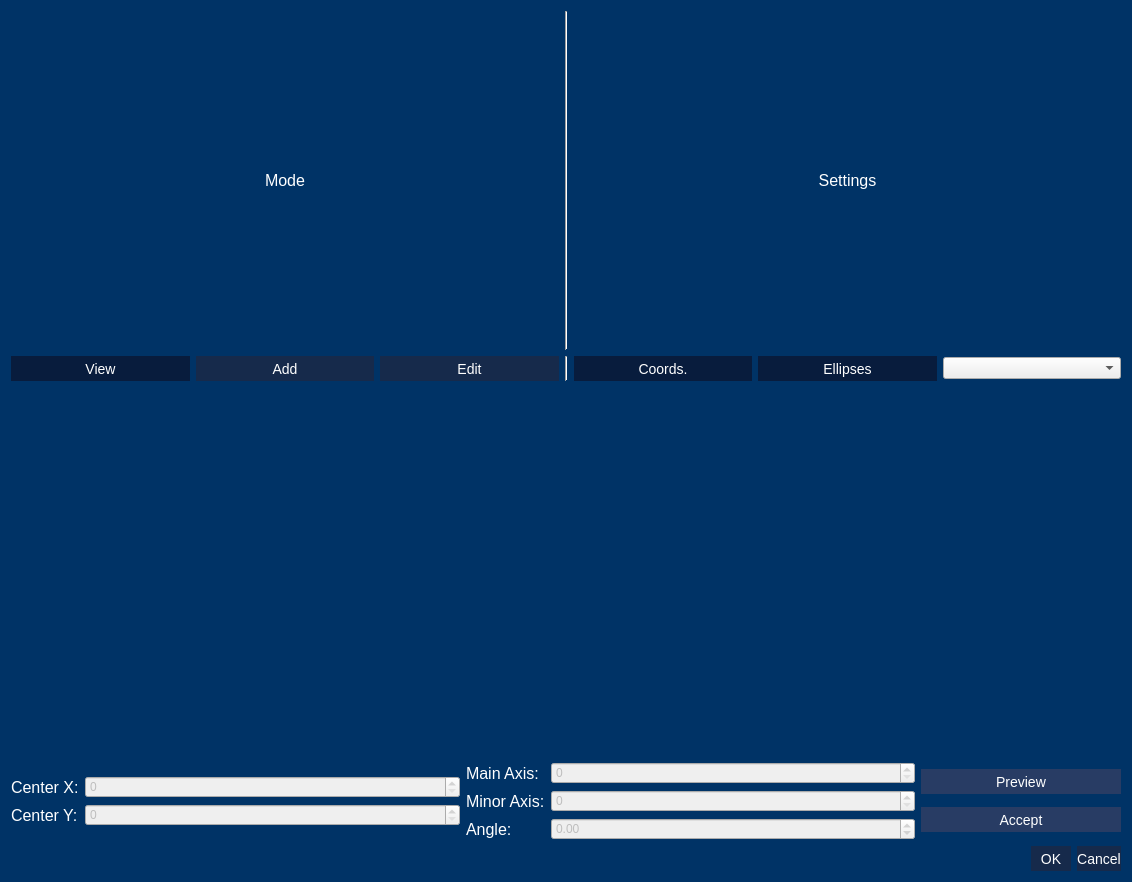
<?xml version="1.0" encoding="UTF-8"?>
<ui version="4.0">
 <class>Dialog</class>
 <widget class="QDialog" name="Dialog">
  <property name="geometry">
   <rect>
    <x>0</x>
    <y>0</y>
    <width>1132</width>
    <height>882</height>
   </rect>
  </property>
  <property name="windowTitle">
   <string>Dialog</string>
  </property>
  <property name="styleSheet">
   <string notr="true">QPushButton[objectName=&quot;btn_red&quot;]{
	color: red;
}

QPushButton[objectName=&quot;btn_green&quot;]{
	color: green;
}

QPushButton[objectName=&quot;btn_blue&quot;]{
	color: blue;
}

QPushButton{
	color: White;
	background-color: rgba(22, 42, 75 , 255);
	border: none;
	font-size: 14px;
 	text-align: center;
     display: inline-block;
	min-height: 25;
	min-width: 40;
}

QPushButton:hover{
	background-color:  rgba(15, 35, 68 , 255);
}

QPushButton:pressed{
	background-color:  rgba(8, 28, 61 , 255);
}

QPushButton:disabled{
	background-color:  rgba(40, 60, 100 , 255);
}

QPushButton:checked{
	background-color:  rgba(8, 28, 61 , 255);
}

QTableView, QListView{
	color: White;
	background-color: rgba(77, 77, 77, 128)
}

QLabel{
	color:White;
	font-size:16px;
}

QProgressBar {
	color: White;
    border: 1px solid grey;
    background-color: rgb(10, 60, 110);
 }

 QProgressBar::chunk {
     background-color: rgba(77, 77, 77, 128);
 }

QMainWindow{
	background-color: rgb(0, 51, 102);
}

QDialog{
	background-color: rgb(0, 51, 102);
}

QGraphicsView{
	background-color: black;
}</string>
  </property>
  <layout class="QVBoxLayout" name="verticalLayout">
   <item>
    <layout class="QVBoxLayout" name="view">
     <item>
      <layout class="QHBoxLayout" name="horizontalLayout_2">
       <item>
        <widget class="QLabel" name="label">
         <property name="text">
          <string>Mode</string>
         </property>
         <property name="alignment">
          <set>Qt::AlignCenter</set>
         </property>
        </widget>
       </item>
       <item>
        <widget class="Line" name="line_4">
         <property name="orientation">
          <enum>Qt::Vertical</enum>
         </property>
        </widget>
       </item>
       <item>
        <widget class="QLabel" name="label_3">
         <property name="text">
          <string>Settings</string>
         </property>
         <property name="alignment">
          <set>Qt::AlignCenter</set>
         </property>
        </widget>
       </item>
      </layout>
     </item>
     <item>
      <layout class="QHBoxLayout" name="bar">
       <item>
        <widget class="QPushButton" name="btn_view">
         <property name="maximumSize">
          <size>
           <width>16777215</width>
           <height>16777215</height>
          </size>
         </property>
         <property name="toolTip">
          <string>Activates View Mode. No Changes possible. Hotkey: 1</string>
         </property>
         <property name="text">
          <string>View</string>
         </property>
         <property name="checkable">
          <bool>true</bool>
         </property>
         <property name="checked">
          <bool>true</bool>
         </property>
         <attribute name="buttonGroup">
          <string notr="true">btng_mode</string>
         </attribute>
        </widget>
       </item>
       <item>
        <widget class="QPushButton" name="btn_add">
         <property name="maximumSize">
          <size>
           <width>16777215</width>
           <height>16777215</height>
          </size>
         </property>
         <property name="toolTip">
          <string>Activates Add mode. Enables Addition of new Foci/Nuclei. Hotkey: 2</string>
         </property>
         <property name="text">
          <string>Add</string>
         </property>
         <property name="checkable">
          <bool>true</bool>
         </property>
         <property name="checked">
          <bool>false</bool>
         </property>
         <attribute name="buttonGroup">
          <string notr="true">btng_mode</string>
         </attribute>
        </widget>
       </item>
       <item>
        <widget class="QPushButton" name="btn_edit">
         <property name="maximumSize">
          <size>
           <width>16777215</width>
           <height>16777215</height>
          </size>
         </property>
         <property name="toolTip">
          <string>Acitvates Edit Mode. Allow Editing of existing Nuclei/Foci. Hotkey: 3</string>
         </property>
         <property name="text">
          <string>Edit</string>
         </property>
         <property name="checkable">
          <bool>true</bool>
         </property>
         <attribute name="buttonGroup">
          <string notr="true">btng_mode</string>
         </attribute>
        </widget>
       </item>
       <item>
        <widget class="Line" name="line_2">
         <property name="orientation">
          <enum>Qt::Vertical</enum>
         </property>
        </widget>
       </item>
       <item>
        <widget class="QPushButton" name="btn_coords">
         <property name="maximumSize">
          <size>
           <width>16777215</width>
           <height>16777215</height>
          </size>
         </property>
         <property name="toolTip">
          <string>Should the currently hovered Coordinates be tracked? Hotkey: 6</string>
         </property>
         <property name="text">
          <string>Coords.</string>
         </property>
         <property name="checkable">
          <bool>true</bool>
         </property>
         <property name="checked">
          <bool>true</bool>
         </property>
        </widget>
       </item>
       <item>
        <widget class="QPushButton" name="btn_show">
         <property name="maximumSize">
          <size>
           <width>16777215</width>
           <height>16777215</height>
          </size>
         </property>
         <property name="toolTip">
          <string>Always draw estimated ellipses. Hotkey: 7</string>
         </property>
         <property name="text">
          <string>Ellipses</string>
         </property>
         <property name="checkable">
          <bool>true</bool>
         </property>
         <property name="checked">
          <bool>true</bool>
         </property>
        </widget>
       </item>
       <item>
        <widget class="QComboBox" name="cbx_channel">
         <property name="maximumSize">
          <size>
           <width>16777215</width>
           <height>16777215</height>
          </size>
         </property>
         <property name="toolTip">
          <string>Select channel to show</string>
         </property>
         <property name="currentText">
          <string/>
         </property>
        </widget>
       </item>
      </layout>
     </item>
    </layout>
   </item>
   <item>
    <widget class="QLabel" name="lbl_status">
     <property name="font">
      <font>
       <pointsize>-1</pointsize>
      </font>
     </property>
     <property name="styleSheet">
      <string notr="true"/>
     </property>
     <property name="text">
      <string/>
     </property>
     <property name="alignment">
      <set>Qt::AlignRight|Qt::AlignTrailing|Qt::AlignVCenter</set>
     </property>
    </widget>
   </item>
   <item>
    <layout class="QHBoxLayout" name="hbox_edit">
     <item>
      <layout class="QFormLayout" name="formLayout">
       <property name="formAlignment">
        <set>Qt::AlignLeading|Qt::AlignLeft|Qt::AlignVCenter</set>
       </property>
       <item row="0" column="0">
        <widget class="QLabel" name="label_4">
         <property name="text">
          <string>Center X:</string>
         </property>
        </widget>
       </item>
       <item row="1" column="0">
        <widget class="QLabel" name="label_5">
         <property name="text">
          <string>Center Y:</string>
         </property>
        </widget>
       </item>
       <item row="0" column="1">
        <widget class="QSpinBox" name="spb_x">
         <property name="enabled">
          <bool>false</bool>
         </property>
         <property name="toolTip">
          <string>X coordinate of the ellipse center</string>
         </property>
        </widget>
       </item>
       <item row="1" column="1">
        <widget class="QSpinBox" name="spb_y">
         <property name="enabled">
          <bool>false</bool>
         </property>
         <property name="toolTip">
          <string>Y coordinate of the ellipse center</string>
         </property>
        </widget>
       </item>
      </layout>
     </item>
     <item>
      <layout class="QFormLayout" name="formLayout_2">
       <property name="formAlignment">
        <set>Qt::AlignLeading|Qt::AlignLeft|Qt::AlignVCenter</set>
       </property>
       <item row="0" column="0">
        <widget class="QLabel" name="label_6">
         <property name="enabled">
          <bool>true</bool>
         </property>
         <property name="text">
          <string>Main Axis:</string>
         </property>
        </widget>
       </item>
       <item row="1" column="0">
        <widget class="QLabel" name="label_7">
         <property name="text">
          <string>Minor Axis:</string>
         </property>
        </widget>
       </item>
       <item row="0" column="1">
        <widget class="QSpinBox" name="spb_width">
         <property name="enabled">
          <bool>false</bool>
         </property>
         <property name="toolTip">
          <string>Length of the major axis in pixel</string>
         </property>
        </widget>
       </item>
       <item row="1" column="1">
        <widget class="QSpinBox" name="spb_height">
         <property name="enabled">
          <bool>false</bool>
         </property>
         <property name="toolTip">
          <string>Length of the minor axis in pixel</string>
         </property>
        </widget>
       </item>
       <item row="2" column="0">
        <widget class="QLabel" name="label_8">
         <property name="text">
          <string>Angle:</string>
         </property>
        </widget>
       </item>
       <item row="2" column="1">
        <widget class="QDoubleSpinBox" name="spb_angle">
         <property name="enabled">
          <bool>false</bool>
         </property>
         <property name="toolTip">
          <string>Clockwise angle of the major axis. </string>
         </property>
         <property name="minimum">
          <double>-360.000000000000000</double>
         </property>
         <property name="maximum">
          <double>360.000000000000000</double>
         </property>
        </widget>
       </item>
      </layout>
     </item>
     <item>
      <layout class="QVBoxLayout" name="verticalLayout_3">
       <item>
        <widget class="QPushButton" name="btn_preview">
         <property name="enabled">
          <bool>false</bool>
         </property>
         <property name="maximumSize">
          <size>
           <width>200</width>
           <height>16777215</height>
          </size>
         </property>
         <property name="toolTip">
          <string>Button to preview changes</string>
         </property>
         <property name="text">
          <string>Preview</string>
         </property>
        </widget>
       </item>
       <item>
        <widget class="QPushButton" name="btn_accept">
         <property name="enabled">
          <bool>false</bool>
         </property>
         <property name="maximumSize">
          <size>
           <width>200</width>
           <height>16777215</height>
          </size>
         </property>
         <property name="toolTip">
          <string>Button to accept the performed changes</string>
         </property>
         <property name="text">
          <string>Accept</string>
         </property>
        </widget>
       </item>
      </layout>
     </item>
    </layout>
   </item>
   <item>
    <widget class="QDialogButtonBox" name="buttonBox">
     <property name="orientation">
      <enum>Qt::Horizontal</enum>
     </property>
     <property name="standardButtons">
      <set>QDialogButtonBox::Cancel|QDialogButtonBox::Ok</set>
     </property>
    </widget>
   </item>
  </layout>
 </widget>
 <resources/>
 <connections>
  <connection>
   <sender>buttonBox</sender>
   <signal>accepted()</signal>
   <receiver>Dialog</receiver>
   <slot>accept()</slot>
   <hints>
    <hint type="sourcelabel">
     <x>248</x>
     <y>254</y>
    </hint>
    <hint type="destinationlabel">
     <x>157</x>
     <y>274</y>
    </hint>
   </hints>
  </connection>
  <connection>
   <sender>buttonBox</sender>
   <signal>rejected()</signal>
   <receiver>Dialog</receiver>
   <slot>reject()</slot>
   <hints>
    <hint type="sourcelabel">
     <x>316</x>
     <y>260</y>
    </hint>
    <hint type="destinationlabel">
     <x>286</x>
     <y>274</y>
    </hint>
   </hints>
  </connection>
 </connections>
 <buttongroups>
  <buttongroup name="btng_mode"/>
 </buttongroups>
</ui>
